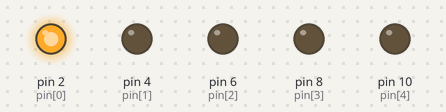
Simulated run of this sketch. Board: Arduino Uno, built with avr-gcc and run on an emulated ATmega328P. Shown: output pins drawn as LEDs (lit = HIGH).

Above: at 0.02 s.
At 0.37 s:
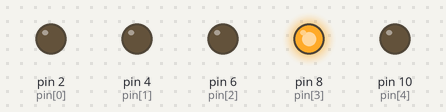
At 0.72 s:
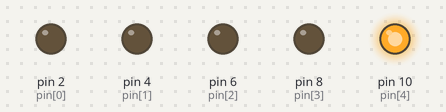
At 1.47 s:
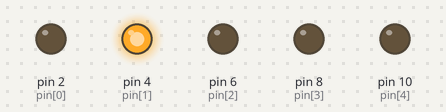
At 2.27 s:
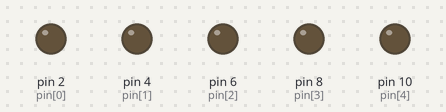
At 2.92 s:
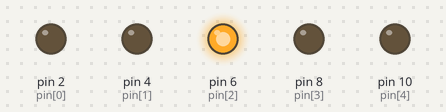
Timing chart, 0 to 3.2 s (numbered marks = the images above):
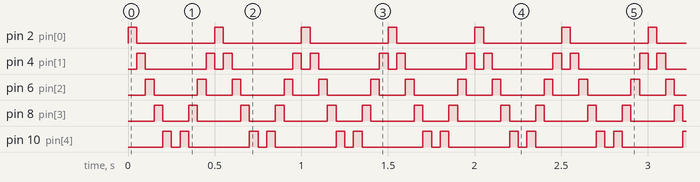

The sketch:

9.24.ino
```cpp
const int pin[5] = {2, 4, 6, 8, 10};
int j=0, add=1;;
void setup() {
  // put your setup code here, to run once:
  for(int i=0;i<5;i++){
    pinMode(pin[i], OUTPUT);
  }
}

void loop() {
  // put your main code here, to run repeatedly:
  for(int i=0;i<=5;i+=1){
    digitalWrite(pin[i], 0);
  }
  digitalWrite(pin[j], 1);
  j+=add;
  if(j >= 5){
    add = -1;
  }
  if(j <= 0){
    add = 1;
  }
  delay(50);
}
```

Measured:
- by itself, pin 2 (pin[0]): alternates HIGH for 0.05 s and LOW for 0.45 s
- by itself, pin 4 (pin[1]): repeats every 0.50 s: LOW 0.35 s, HIGH 0.05 s, LOW 0.05 s, HIGH 0.05 s
- by itself, pin 6 (pin[2]): repeats every 0.50 s: LOW 0.25 s, HIGH 0.05 s, LOW 0.15 s, HIGH 0.05 s
- by itself, pin 8 (pin[3]): repeats every 0.50 s: LOW 0.15 s, HIGH 0.05 s, LOW 0.25 s, HIGH 0.05 s
- by itself, pin 10 (pin[4]): repeats every 0.50 s: LOW 0.05 s, HIGH 0.05 s, LOW 0.35 s, HIGH 0.05 s
